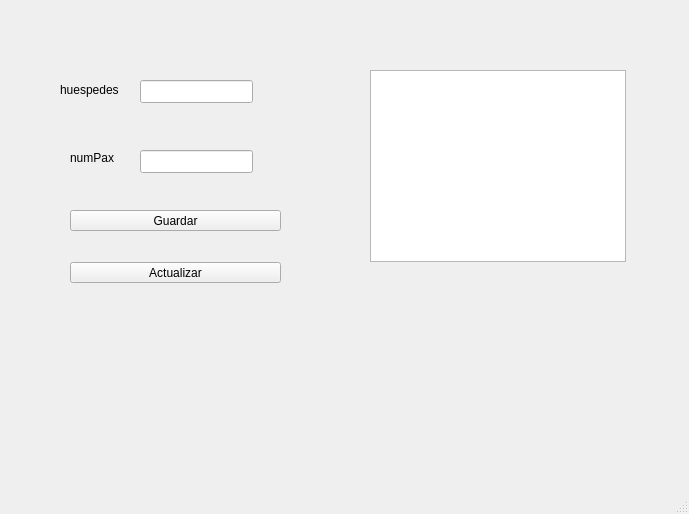
<?xml version="1.0" encoding="UTF-8"?>
<ui version="4.0">
 <class>MainWindow</class>
 <widget class="QMainWindow" name="MainWindow">
  <property name="geometry">
   <rect>
    <x>0</x>
    <y>0</y>
    <width>689</width>
    <height>514</height>
   </rect>
  </property>
  <property name="windowTitle">
   <string>MainWindow</string>
  </property>
  <widget class="QWidget" name="centralwidget">
   <widget class="QLineEdit" name="habitacion">
    <property name="geometry">
     <rect>
      <x>140</x>
      <y>80</y>
      <width>113</width>
      <height>23</height>
     </rect>
    </property>
   </widget>
   <widget class="QLabel" name="label">
    <property name="geometry">
     <rect>
      <x>60</x>
      <y>80</y>
      <width>81</width>
      <height>20</height>
     </rect>
    </property>
    <property name="text">
     <string>huespedes</string>
    </property>
   </widget>
   <widget class="QLineEdit" name="numPax">
    <property name="geometry">
     <rect>
      <x>140</x>
      <y>150</y>
      <width>113</width>
      <height>23</height>
     </rect>
    </property>
    <property name="text">
     <string/>
    </property>
   </widget>
   <widget class="QLabel" name="label_2">
    <property name="geometry">
     <rect>
      <x>70</x>
      <y>150</y>
      <width>54</width>
      <height>15</height>
     </rect>
    </property>
    <property name="text">
     <string>numPax</string>
    </property>
   </widget>
   <widget class="QPushButton" name="guardar">
    <property name="geometry">
     <rect>
      <x>70</x>
      <y>210</y>
      <width>211</width>
      <height>21</height>
     </rect>
    </property>
    <property name="text">
     <string>Guardar</string>
    </property>
   </widget>
   <widget class="QPushButton" name="actualizar">
    <property name="geometry">
     <rect>
      <x>70</x>
      <y>262</y>
      <width>211</width>
      <height>21</height>
     </rect>
    </property>
    <property name="text">
     <string>Actualizar</string>
    </property>
   </widget>
   <widget class="QTableWidget" name="listaHuespedes">
    <property name="geometry">
     <rect>
      <x>370</x>
      <y>70</y>
      <width>256</width>
      <height>192</height>
     </rect>
    </property>
   </widget>
  </widget>
  <widget class="QMenuBar" name="menubar">
   <property name="geometry">
    <rect>
     <x>0</x>
     <y>0</y>
     <width>689</width>
     <height>26</height>
    </rect>
   </property>
  </widget>
  <widget class="QStatusBar" name="statusbar"/>
 </widget>
 <resources/>
 <connections/>
</ui>
